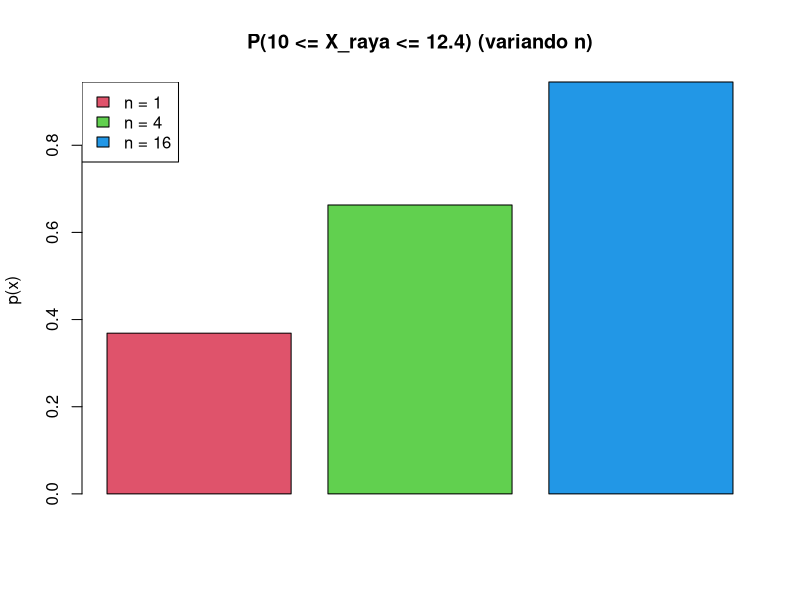

Source code (R):
#
# Title:
#   Ejercicios Computación Estadística - Hoja 5 - Ejercicio 8
#
# Author:
#   Sergio García Prado - garciparedes.me
#
# Date:
#   April 2018
#


rm(list = ls())

mu <- 11.2
sigma <- 2.5

#
# Apartado a)
#
qnorm(0.3, mu, sigma) #9.8889987182299


#
# Apartado b)
#


b <- pnorm(12.4, mu, sigma) - pnorm(10, mu, sigma) # 0.368772606967555

#
# Apartado c)
#

n <- 4
c <- pnorm(12.4, mu, sigma / sqrt(n)) - pnorm(10, mu, sigma / sqrt(n)) # 0.662944785066324

#
# Apartado d)
#


n <- 16
d <- pnorm(12.4, mu, sigma / sqrt(n)) - pnorm(10, mu, sigma / sqrt(n)) # 0.945142100592326

#
# Apartado e)
#

barplot(c(b, c, d), col = 2:4, ylab = "p(x)", main = "P(10 <= X_raya <= 12.4) (variando n)")
legend("topleft",
       legend = c("n = 1", "n = 4", "n = 16"),
       fill = 2:4)
